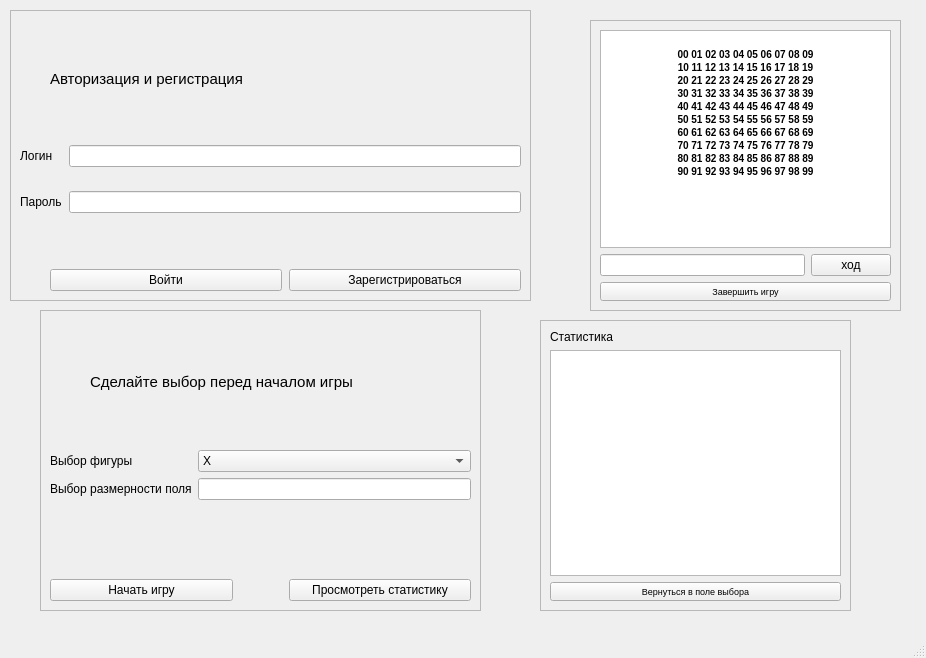
<?xml version="1.0" encoding="UTF-8"?>
<ui version="4.0">
 <class>MainWindow</class>
 <widget class="QMainWindow" name="MainWindow">
  <property name="geometry">
   <rect>
    <x>0</x>
    <y>0</y>
    <width>926</width>
    <height>658</height>
   </rect>
  </property>
  <property name="sizePolicy">
   <sizepolicy hsizetype="Expanding" vsizetype="Minimum">
    <horstretch>0</horstretch>
    <verstretch>0</verstretch>
   </sizepolicy>
  </property>
  <property name="windowTitle">
   <string>MainWindow</string>
  </property>
  <widget class="QWidget" name="centralwidget">
   <widget class="QFrame" name="frame_2">
    <property name="geometry">
     <rect>
      <x>10</x>
      <y>10</y>
      <width>521</width>
      <height>291</height>
     </rect>
    </property>
    <property name="frameShape">
     <enum>QFrame::StyledPanel</enum>
    </property>
    <property name="frameShadow">
     <enum>QFrame::Raised</enum>
    </property>
    <layout class="QVBoxLayout" name="verticalLayout">
     <property name="spacing">
      <number>7</number>
     </property>
     <item>
      <layout class="QHBoxLayout" name="horizontalLayout_3">
       <item>
        <spacer name="horizontalSpacer_2">
         <property name="orientation">
          <enum>Qt::Horizontal</enum>
         </property>
         <property name="sizeType">
          <enum>QSizePolicy::Minimum</enum>
         </property>
         <property name="sizeHint" stdset="0">
          <size>
           <width>30</width>
           <height>20</height>
          </size>
         </property>
        </spacer>
       </item>
       <item>
        <widget class="QLabel" name="label_3">
         <property name="font">
          <font>
           <pointsize>11</pointsize>
           <weight>50</weight>
           <bold>false</bold>
          </font>
         </property>
         <property name="text">
          <string>Авторизация и регистрация</string>
         </property>
        </widget>
       </item>
       <item>
        <widget class="QLabel" name="label_4">
         <property name="text">
          <string/>
         </property>
        </widget>
       </item>
      </layout>
     </item>
     <item>
      <layout class="QFormLayout" name="formLayout">
       <property name="verticalSpacing">
        <number>24</number>
       </property>
       <item row="0" column="1">
        <widget class="QLineEdit" name="lineEdit_2"/>
       </item>
       <item row="1" column="0">
        <widget class="QLabel" name="label_2">
         <property name="text">
          <string>Пароль</string>
         </property>
        </widget>
       </item>
       <item row="1" column="1">
        <widget class="QLineEdit" name="lineEdit"/>
       </item>
       <item row="0" column="0">
        <widget class="QLabel" name="label">
         <property name="text">
          <string>Логин</string>
         </property>
        </widget>
       </item>
      </layout>
     </item>
     <item>
      <layout class="QHBoxLayout" name="horizontalLayout_2">
       <item>
        <spacer name="horizontalSpacer">
         <property name="orientation">
          <enum>Qt::Horizontal</enum>
         </property>
         <property name="sizeType">
          <enum>QSizePolicy::Minimum</enum>
         </property>
         <property name="sizeHint" stdset="0">
          <size>
           <width>30</width>
           <height>20</height>
          </size>
         </property>
        </spacer>
       </item>
       <item>
        <widget class="QPushButton" name="pushButton_vhod">
         <property name="text">
          <string>Войти</string>
         </property>
        </widget>
       </item>
       <item>
        <layout class="QHBoxLayout" name="horizontalLayout">
         <item>
          <widget class="QPushButton" name="pushButton_reg">
           <property name="text">
            <string>Зарегистрироваться</string>
           </property>
          </widget>
         </item>
        </layout>
       </item>
      </layout>
     </item>
    </layout>
   </widget>
   <widget class="QFrame" name="frame">
    <property name="geometry">
     <rect>
      <x>40</x>
      <y>310</y>
      <width>441</width>
      <height>301</height>
     </rect>
    </property>
    <property name="frameShape">
     <enum>QFrame::StyledPanel</enum>
    </property>
    <property name="frameShadow">
     <enum>QFrame::Raised</enum>
    </property>
    <layout class="QVBoxLayout" name="verticalLayout_2">
     <item>
      <layout class="QHBoxLayout" name="horizontalLayout_5">
       <item>
        <spacer name="horizontalSpacer_3">
         <property name="orientation">
          <enum>Qt::Horizontal</enum>
         </property>
         <property name="sizeType">
          <enum>QSizePolicy::Fixed</enum>
         </property>
         <property name="sizeHint" stdset="0">
          <size>
           <width>40</width>
           <height>20</height>
          </size>
         </property>
        </spacer>
       </item>
       <item>
        <widget class="QLabel" name="label_5">
         <property name="enabled">
          <bool>true</bool>
         </property>
         <property name="font">
          <font>
           <pointsize>11</pointsize>
          </font>
         </property>
         <property name="layoutDirection">
          <enum>Qt::LeftToRight</enum>
         </property>
         <property name="text">
          <string>Сделайте выбор перед началом игры</string>
         </property>
        </widget>
       </item>
      </layout>
     </item>
     <item>
      <layout class="QFormLayout" name="formLayout_2">
       <item row="0" column="0">
        <widget class="QLabel" name="label_6">
         <property name="text">
          <string>Выбор фигуры</string>
         </property>
        </widget>
       </item>
       <item row="0" column="1">
        <widget class="QComboBox" name="comboBox">
         <item>
          <property name="text">
           <string>X</string>
          </property>
         </item>
         <item>
          <property name="text">
           <string>O</string>
          </property>
         </item>
        </widget>
       </item>
       <item row="1" column="0">
        <widget class="QLabel" name="label_7">
         <property name="text">
          <string>Выбор размерности поля</string>
         </property>
        </widget>
       </item>
       <item row="1" column="1">
        <widget class="QLineEdit" name="lineEdit_3"/>
       </item>
      </layout>
     </item>
     <item>
      <layout class="QHBoxLayout" name="horizontalLayout_4">
       <item>
        <widget class="QPushButton" name="pushButton_nach">
         <property name="text">
          <string>Начать игру</string>
         </property>
        </widget>
       </item>
       <item>
        <spacer name="horizontalSpacer_4">
         <property name="orientation">
          <enum>Qt::Horizontal</enum>
         </property>
         <property name="sizeType">
          <enum>QSizePolicy::Fixed</enum>
         </property>
         <property name="sizeHint" stdset="0">
          <size>
           <width>50</width>
           <height>20</height>
          </size>
         </property>
        </spacer>
       </item>
       <item>
        <widget class="QPushButton" name="pushButton_4">
         <property name="text">
          <string>Просмотреть статистику</string>
         </property>
        </widget>
       </item>
      </layout>
     </item>
    </layout>
   </widget>
   <widget class="QFrame" name="frame_3">
    <property name="geometry">
     <rect>
      <x>590</x>
      <y>20</y>
      <width>311</width>
      <height>291</height>
     </rect>
    </property>
    <property name="frameShape">
     <enum>QFrame::StyledPanel</enum>
    </property>
    <property name="frameShadow">
     <enum>QFrame::Raised</enum>
    </property>
    <layout class="QVBoxLayout" name="verticalLayout_3">
     <item>
      <widget class="QTextBrowser" name="textBrowser">
       <property name="html">
        <string>&lt;!DOCTYPE HTML PUBLIC &quot;-//W3C//DTD HTML 4.0//EN&quot; &quot;http://www.w3.org/TR/REC-html40/strict.dtd&quot;&gt;
&lt;html&gt;&lt;head&gt;&lt;meta name=&quot;qrichtext&quot; content=&quot;1&quot; /&gt;&lt;style type=&quot;text/css&quot;&gt;
p, li { white-space: pre-wrap; }
&lt;/style&gt;&lt;/head&gt;&lt;body style=&quot; font-family:'MS Shell Dlg 2'; font-size:7.8pt; font-weight:400; font-style:normal;&quot;&gt;
&lt;p align=&quot;center&quot; style=&quot;-qt-paragraph-type:empty; margin-top:0px; margin-bottom:0px; margin-left:0px; margin-right:0px; -qt-block-indent:0; text-indent:0px;&quot;&gt;&lt;br /&gt;&lt;/p&gt;
&lt;p align=&quot;center&quot; style=&quot; margin-top:0px; margin-bottom:0px; margin-left:0px; margin-right:0px; -qt-block-indent:0; text-indent:0px;&quot;&gt;&lt;span style=&quot; font-weight:600;&quot;&gt;00 01 02 03 04 05 06 07 08 09&lt;/span&gt;&lt;/p&gt;
&lt;p align=&quot;center&quot; style=&quot; margin-top:0px; margin-bottom:0px; margin-left:0px; margin-right:0px; -qt-block-indent:0; text-indent:0px;&quot;&gt;&lt;span style=&quot; font-weight:600;&quot;&gt;10 11 12 13 14 15 16 17 18 19&lt;/span&gt;&lt;/p&gt;
&lt;p align=&quot;center&quot; style=&quot; margin-top:0px; margin-bottom:0px; margin-left:0px; margin-right:0px; -qt-block-indent:0; text-indent:0px;&quot;&gt;&lt;span style=&quot; font-weight:600;&quot;&gt;20 21 22 23 24 25 26 27 28 29&lt;/span&gt;&lt;/p&gt;
&lt;p align=&quot;center&quot; style=&quot; margin-top:0px; margin-bottom:0px; margin-left:0px; margin-right:0px; -qt-block-indent:0; text-indent:0px;&quot;&gt;&lt;span style=&quot; font-weight:600;&quot;&gt;30 31 32 33 34 35 36 37 38 39&lt;/span&gt;&lt;/p&gt;
&lt;p align=&quot;center&quot; style=&quot; margin-top:0px; margin-bottom:0px; margin-left:0px; margin-right:0px; -qt-block-indent:0; text-indent:0px;&quot;&gt;&lt;span style=&quot; font-weight:600;&quot;&gt;40 41 42 43 44 45 46 47 48 49&lt;/span&gt;&lt;/p&gt;
&lt;p align=&quot;center&quot; style=&quot; margin-top:0px; margin-bottom:0px; margin-left:0px; margin-right:0px; -qt-block-indent:0; text-indent:0px;&quot;&gt;&lt;span style=&quot; font-weight:600;&quot;&gt;50 51 52 53 54 55 56 57 58 59&lt;/span&gt;&lt;/p&gt;
&lt;p align=&quot;center&quot; style=&quot; margin-top:0px; margin-bottom:0px; margin-left:0px; margin-right:0px; -qt-block-indent:0; text-indent:0px;&quot;&gt;&lt;span style=&quot; font-weight:600;&quot;&gt;60 61 62 63 64 65 66 67 68 69&lt;/span&gt;&lt;/p&gt;
&lt;p align=&quot;center&quot; style=&quot; margin-top:0px; margin-bottom:0px; margin-left:0px; margin-right:0px; -qt-block-indent:0; text-indent:0px;&quot;&gt;&lt;span style=&quot; font-weight:600;&quot;&gt;70 71 72 73 74 75 76 77 78 79&lt;/span&gt;&lt;/p&gt;
&lt;p align=&quot;center&quot; style=&quot; margin-top:0px; margin-bottom:0px; margin-left:0px; margin-right:0px; -qt-block-indent:0; text-indent:0px;&quot;&gt;&lt;span style=&quot; font-weight:600;&quot;&gt;80 81 82 83 84 85 86 87 88 89&lt;/span&gt;&lt;/p&gt;
&lt;p align=&quot;center&quot; style=&quot; margin-top:0px; margin-bottom:0px; margin-left:0px; margin-right:0px; -qt-block-indent:0; text-indent:0px;&quot;&gt;&lt;span style=&quot; font-weight:600;&quot;&gt;90 91 92 93 94 95 96 97 98 99&lt;/span&gt;&lt;/p&gt;&lt;/body&gt;&lt;/html&gt;</string>
       </property>
      </widget>
     </item>
     <item>
      <layout class="QHBoxLayout" name="horizontalLayout_6">
       <item>
        <widget class="QLineEdit" name="lineEdit_4"/>
       </item>
       <item>
        <widget class="QPushButton" name="pushButton_hod">
         <property name="text">
          <string>ход</string>
         </property>
        </widget>
       </item>
      </layout>
     </item>
     <item>
      <widget class="QPushButton" name="pushButton_konch">
       <property name="font">
        <font>
         <pointsize>7</pointsize>
        </font>
       </property>
       <property name="text">
        <string>Завершить игру</string>
       </property>
      </widget>
     </item>
    </layout>
   </widget>
   <widget class="QFrame" name="frame_4">
    <property name="geometry">
     <rect>
      <x>540</x>
      <y>320</y>
      <width>311</width>
      <height>291</height>
     </rect>
    </property>
    <property name="frameShape">
     <enum>QFrame::StyledPanel</enum>
    </property>
    <property name="frameShadow">
     <enum>QFrame::Raised</enum>
    </property>
    <layout class="QVBoxLayout" name="verticalLayout_4">
     <item>
      <widget class="QLabel" name="label_8">
       <property name="text">
        <string>Статистика</string>
       </property>
      </widget>
     </item>
     <item>
      <layout class="QHBoxLayout" name="horizontalLayout_7">
       <item>
        <widget class="QTextBrowser" name="textBrowser_2"/>
       </item>
      </layout>
     </item>
     <item>
      <widget class="QPushButton" name="pushButton_vozvrat">
       <property name="font">
        <font>
         <pointsize>7</pointsize>
        </font>
       </property>
       <property name="text">
        <string>Вернуться в поле выбора</string>
       </property>
      </widget>
     </item>
    </layout>
   </widget>
  </widget>
  <widget class="QMenuBar" name="menubar">
   <property name="geometry">
    <rect>
     <x>0</x>
     <y>0</y>
     <width>926</width>
     <height>26</height>
    </rect>
   </property>
  </widget>
  <widget class="QStatusBar" name="statusbar"/>
 </widget>
 <resources/>
 <connections/>
</ui>
